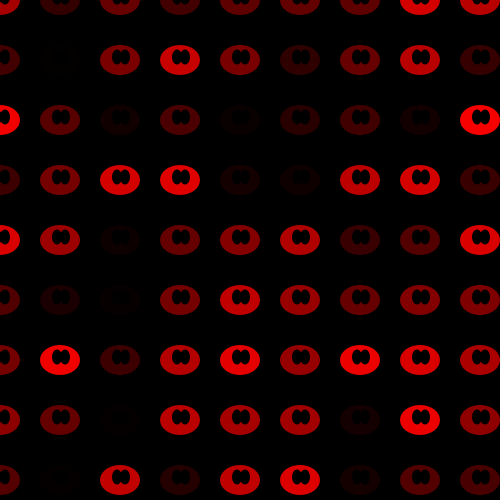
Frame 1 (no input)
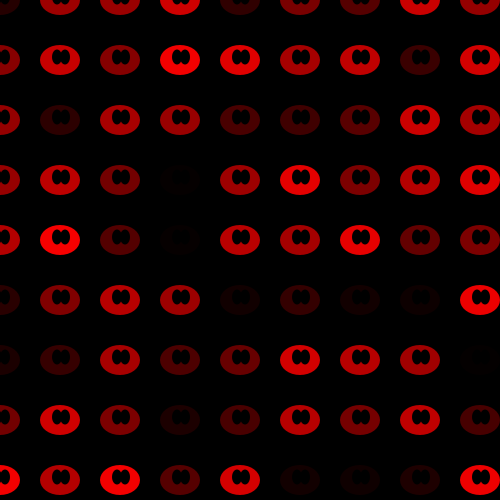
Frame 2 (the mouse pressed at the canvas centre, redrawn once)

The Processing sketch that drew these frames (run headless with seeded random() and noise(); the mouse was pressed at the canvas centre and the sketch redrawn once):

// Processing sketch: Question3
// ── Question3.pde
//array for face
Face[][] faces; 
//number of faces in each row and coloumn
int cols = 10;
int rows = 10;
//setup
void setup() {
  size(500, 500);
  faces = new Face[cols][rows];

//putting it in a loop
  for (int i = 0; i < cols; i ++ ) {
    for (int j = 0; j < rows; j ++ ) {
      // Initialize each object
      faces[i][j] = new Face(i*20, j*20, 20, 30, i+j);
    }
  }
}
//draw the faces
void draw() {
  background(0);
  for (int i = 0; i < cols; i ++ ) {     
    for (int j = 0; j < rows; j ++ ) {

      faces[i][j].display();
    }
  }
}



// A Face object
//declare class for face
class Face {


  float x, y;   // x,y location
  float w, h;   // width and height
  float angle; // angle for oscillating brightness

  // Face Constructor
  Face(float tempX, float tempY, float tempW, float tempH, float tempAngle) {
    x = tempX;
    y = tempY;
    w = tempW;
    h = tempH;
    angle = tempAngle;
  }
//display the face
//happiness level is donated with the red colour.
  void display() {
    int happy=int(x);
    noStroke();
    fill(random(255), 0, 0);
    ellipse(3*x, 3*y, 2*w, h);
    fill(0);
    ellipse(3*x-3, 3*y-3, w/2, h/2);
    ellipse(3*x+5, 3*y-3, w/2, h/2);
    noLoop();
  }
}
